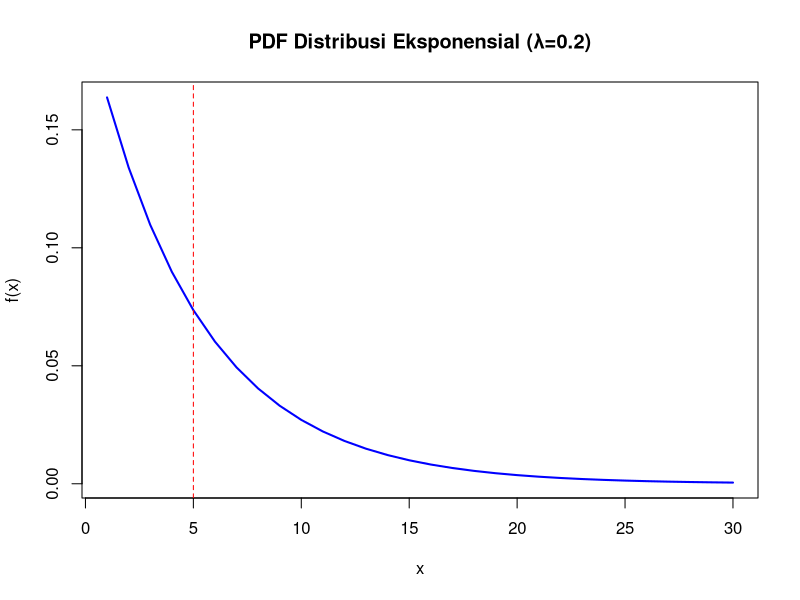
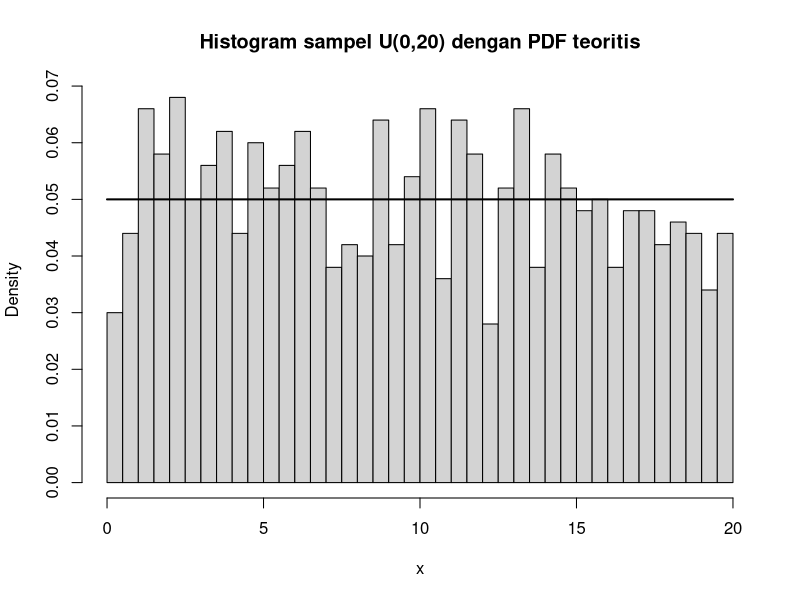

Write the R code that produced these figures, in order. (Note: this script raises an error after producing the figures.)
# SOAL 1: Eksponensial, rata-rata 5 menit -> P(X > 5)
mu1 <- 5
lambda1 <- 1 / mu1   # 0.2

(p1 <- pexp(5, rate = lambda1, lower.tail = FALSE))   # e^-1 = 0.3678794

# PDF eksponensial (lambda = 0.2)
x_dexp <- seq(1, 30, by = 1)
y_dexp <- dexp(x_dexp, rate = lambda1)
plot(x_dexp, y_dexp, type = "l", col = "blue", lwd = 2,
     main = "PDF Distribusi Eksponensial (λ=0.2)",
     xlab = "x", ylab = "f(x)")
abline(v = 5, col = "red", lty = 2)

# SOAL 2: Uniform [0, 20] -> varians waktu tunggu
n <- 1000
a <- 0
b <- 20

(var_teori <- (b - a)^2 / 12)   # 400/12 = 33.33333

x <- runif(n, min = a, max = b)

# Nilai density / CDF / quantile
d_values <- dunif(c(0, 10, 20), min = a, max = b)   # = 1/(b-a) = 0.05
p_values <- punif(c(0, 10, 20), min = a, max = b)
q_values <- qunif(c(0.25, 0.5, 0.75), min = a, max = b)
d_values; p_values; q_values

# Plot: histogram sampel + overlay PDF teoritis
hist(x, breaks = 30, probability = TRUE,
     main = "Histogram sampel U(0,20) dengan PDF teoritis",
     xlab = "x")
curve(dunif(x, min = a, max = b), from = a, to = b, add = TRUE, lwd = 2)

# SOAL 3: Eksponensial, rata-rata 10 tahun -> P(X < 5)
lambda3 <- 1 / mu3   # 0.1

(p3 <- pexp(5, rate = lambda3))   # 1 - e^-0.5 = 0.3934693

# PDF eksponensial (lambda = 0.1)
x_dexp <- seq(1, 40, by = 1)
y_dexp <- dexp(x_dexp, rate = lambda3)
plot(x_dexp, y_dexp, type = "l", col = "blue", lwd = 2,
     main = "PDF Distribusi Eksponensial (λ=0.1)",
     xlab = "x (tahun)", ylab = "f(x)")
abline(v = 5, col = "red", lty = 2)

# SOAL 4: Normal(250, 5^2) -> P(X < 240)
n <- 100
mu <- 250
sigma <- 5

# Jawaban
(p4 <- pnorm(240, mean = mu, sd = sigma))   

# Generate sampel
x <- rnorm(n, mean = mu, sd = sigma)

# Statistik sampel
(x_bar <- mean(x))                       # estimator untuk mu
(mle_sigma2 <- mean((x - x_bar)^2))      # MLE untuk sigma^2 (denominator n)
(sd_sample <- sd(x))                     # R menggunakan n-1 (tak-bias)

# Plot: histogram + overlay PDF teoritis
hist(x, breaks = 30, probability = TRUE,
     main = "Histogram sampel N(250, 5^2) dengan PDF teoritis",
     xlab = "x")
curve(dnorm(x, mean = mu, sd = sigma), from = mu - 4 * sigma, to = mu + 4 * sigma,
      add = TRUE, lwd = 2)
abline(v = x_bar, col = "blue", lwd = 2)       # mean sampel
abline(v = mu, col = "red", lwd = 2, lty = 2)  # mean sebenarnya
abline(v = 240, col = "darkgreen", lty = 3)    # batas underweight
legend("topright", legend = c("PDF teoritis", "mean sampel", "mean true", "batas 240 g"),
       lty = c(1, 1, 2, 3), col = c("black", "blue", "red", "darkgreen"), bty = "n")
